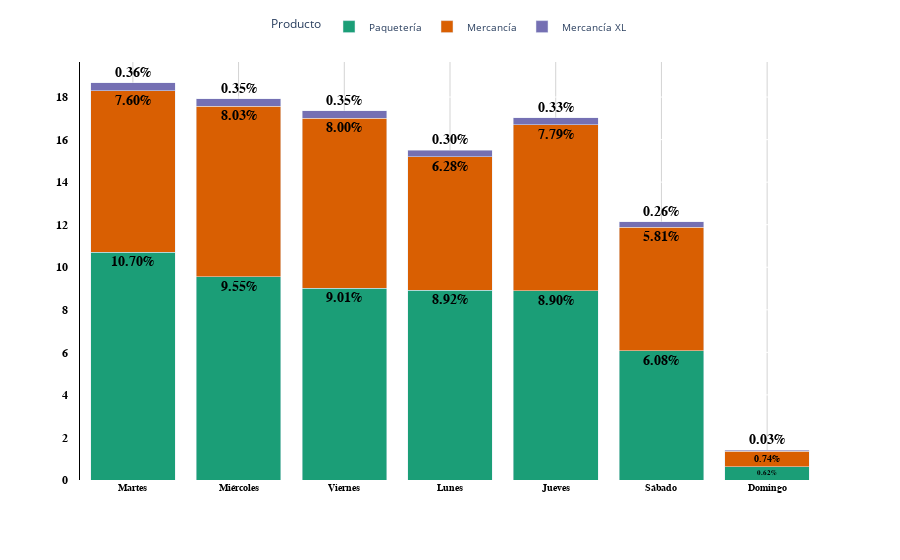

Notebook source saved alongside this figure:
### Markdown cell above
Ok, al parecer hay muchos envíos todos los días. Pero, ¿qué días de la semana hay menos envíos?

### Code cell
entregas['dia_semana'] = entregas['Fecha_Recogida'].dt.day_name(locale='es_ES')
productos_dias = entregas.groupby(by=['Producto','dia_semana'],observed=False).agg(
    sum_unidades = ('Unidades','sum')
).reset_index()

productos_dias['Porcentaje'] = (productos_dias['sum_unidades']/productos_dias['sum_unidades'].sum())*100
productos_dias = productos_dias.sort_values(
    by='Porcentaje',  # Columna por la que ordenar
    ascending=False   # Orden descendente (de mayor a menor)
).reset_index(drop=True)

fig = crear_barplot_personalizado(productos_dias, 
                                   x='dia_semana', 
                                   y='Porcentaje', 
                                   color='Producto',
                                   decimales='%{y:.2f}%',
                                   titulo='')
fig.show()

### Figure 1 — Plotly figure (JSON) as saved in the notebook; plotly's stock layout.template omitted (floating-point values rounded to 4 significant figures)
{"data": [{"hovertemplate": "Producto=Paquetería<br> =%{x}<br>Porcentaje=%{text}<extra></extra>", "legendgroup": "Paquetería", "marker": {"color": "rgb(27,158,119)", "pattern": {"shape": ""}}, "name": "Paquetería", "orientation": "v", "showlegend": true, "text": [10.7, 9.552, 9.007, 8.92, 8.901, 6.077, 0.6167], "textfont": {"color": "black", "family": "Arial", "size": 14, "weight": "bold"}, "textposition": "outside", "texttemplate": "%{y:.2f}%", "type": "bar", "x": ["Martes", "Miércoles", "Viernes", "Lunes", "Jueves", "Sábado", "Domingo"], "xaxis": "x", "y": [10.7, 9.552, 9.007, 8.92, 8.901, 6.077, 0.6167], "yaxis": "y"}, {"hovertemplate": "Producto=Mercancía<br> =%{x}<br>Porcentaje=%{text}<extra></extra>", "legendgroup": "Mercancía", "marker": {"color": "rgb(217,95,2)", "pattern": {"shape": ""}}, "name": "Mercancía", "orientation": "v", "showlegend": true, "text": [8.026, 7.998, 7.787, 7.603, 6.276, 5.806, 0.7439], "textfont": {"color": "black", "family": "Arial", "size": 14, "weight": "bold"}, "textposition": "outside", "texttemplate": "%{y:.2f}%", "type": "bar", "x": ["Miércoles", "Viernes", "Jueves", "Martes", "Lunes", "Sábado", "Domingo"], "xaxis": "x", "y": [8.026, 7.998, 7.787, 7.603, 6.276, 5.806, 0.7439], "yaxis": "y"}, {"hovertemplate": "Producto=Mercancía XL<br> =%{x}<br>Porcentaje=%{text}<extra></extra>", "legendgroup": "Mercancía XL", "marker": {"color": "rgb(117,112,179)", "pattern": {"shape": ""}}, "name": "Mercancía XL", "orientation": "v", "showlegend": true, "text": [0.3572, 0.3506, 0.3502, 0.332, 0.2991, 0.2576, 0.0336], "textfont": {"color": "black", "family": "Arial", "size": 14, "weight": "bold"}, "textposition": "outside", "texttemplate": "%{y:.2f}%", "type": "bar", "x": ["Martes", "Viernes", "Miércoles", "Jueves", "Lunes", "Sábado", "Domingo"], "xaxis": "x", "y": [0.3572, 0.3506, 0.3502, 0.332, 0.2991, 0.2576, 0.0336], "yaxis": "y"}], "layout": {"bargap": 0.2, "barmode": "stack", "hoverlabel": {"bgcolor": "white", "font": {"family": "Arial", "size": 12}}, "legend": {"font": {"size": 10}, "orientation": "h", "title": {"text": "Producto"}, "tracegroupgap": 0, "x": 0.5, "xanchor": "center", "y": 1.05, "yanchor": "bottom"}, "margin": {"t": 60}, "paper_bgcolor": "white", "plot_bgcolor": "white", "showlegend": true, "title": {"font": {"color": "black", "family": "Arial", "size": 18}, "text": "", "x": 0.5}, "xaxis": {"anchor": "y", "domain": [0, 1], "gridcolor": "lightgrey", "showgrid": true, "tickfont": {"color": "black", "family": "Arial", "size": 10, "weight": "bold"}, "title": {"font": {"color": "black", "family": "Arial", "size": 14}, "text": " "}, "zerolinecolor": "lightgrey"}, "yaxis": {"anchor": "x", "automargin": true, "autorange": true, "domain": [0, 1], "linecolor": "black", "showline": true, "tickfont": {"color": "black", "family": "Arial", "size": 12, "weight": "bold"}, "ticklen": 10, "ticksuffix": "   ", "title": {"text": ""}}}}
